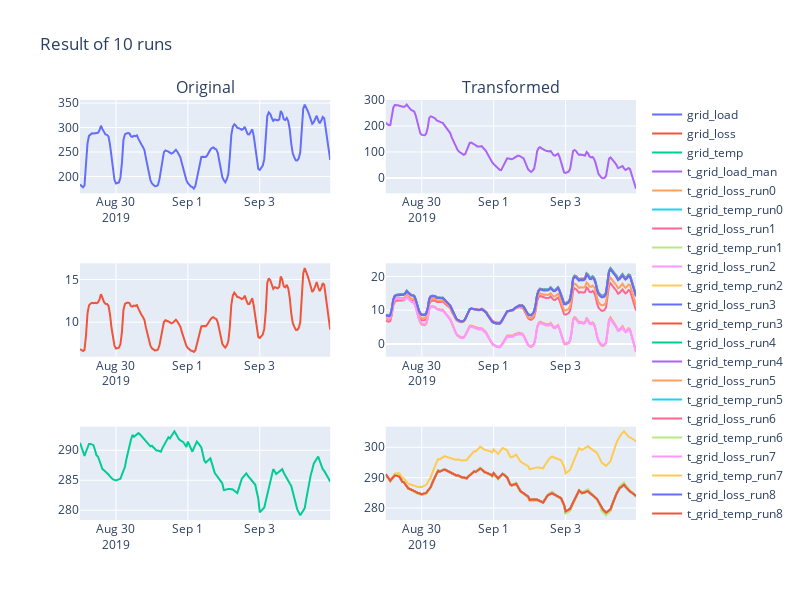

Notebook code cell kept with this figure:
### Markdown cell above
### Aggregate over all runs

### Code cell
fig = make_subplots(rows=3, cols=2, subplot_titles=("Original", "Transformed"))
fig.add_trace(go.Line(x=data[start_ts_index].index, y=data[start_ts_index]["grid1-load"], name="grid_load"), row=1, col=1)
fig.add_trace(go.Line(x=data[start_ts_index].index, y=data[start_ts_index]["grid1-loss"], name="grid_loss"), row=2, col=1)
fig.add_trace(go.Line(x=data[start_ts_index].index, y=data[start_ts_index]["grid1-temp"], name="grid_temp"), row=3, col=1)
fig.add_trace(go.Line(x=data[start_ts_index].index, y=new_mts_runs[0][0], name="t_grid_load_man"), row=1, col=2)
for i in range(len(new_mts_runs)-1):
    fig.add_trace(go.Line(x=data[start_ts_index].index, y=new_mts_runs[i+1][1], name=f"t_grid_loss_run{i}"), row=2, col=2)
    fig.add_trace(go.Line(x=data[start_ts_index].index, y=new_mts_runs[i+1][2], name=f"t_grid_temp_run{i}"), row=3, col=2)
fig.update_layout(height=600, width=800, title_text=f"Result of {num_runs} runs")
fig.show()

### Figure 1 — Plotly figure (JSON) as saved in the notebook; plotly's stock layout.template omitted (floating-point values rounded to 4 significant figures; data arrays with more than 128 entries replaced by an {"elided": "..."} marker saying what was removed)
{"data": [{"name": "grid_load", "type": "scatter", "x": {"elided": "168 str values"}, "xaxis": "x", "y": {"elided": "168 float values"}, "yaxis": "y"}, {"name": "grid_loss", "type": "scatter", "x": {"elided": "168 str values"}, "xaxis": "x3", "y": {"elided": "168 float values"}, "yaxis": "y3"}, {"name": "grid_temp", "type": "scatter", "x": {"elided": "168 str values"}, "xaxis": "x5", "y": {"elided": "168 float values"}, "yaxis": "y5"}, {"name": "t_grid_load_man", "type": "scatter", "x": {"elided": "168 str values"}, "xaxis": "x2", "y": {"elided": "168 float values"}, "yaxis": "y2"}, {"name": "t_grid_loss_run0", "type": "scatter", "x": {"elided": "168 str values"}, "xaxis": "x4", "y": {"elided": "168 float values"}, "yaxis": "y4"}, {"name": "t_grid_temp_run0", "type": "scatter", "x": {"elided": "168 str values"}, "xaxis": "x6", "y": {"elided": "168 float values"}, "yaxis": "y6"}, {"name": "t_grid_loss_run1", "type": "scatter", "x": {"elided": "168 str values"}, "xaxis": "x4", "y": {"elided": "168 float values"}, "yaxis": "y4"}, {"name": "t_grid_temp_run1", "type": "scatter", "x": {"elided": "168 str values"}, "xaxis": "x6", "y": {"elided": "168 float values"}, "yaxis": "y6"}, {"name": "t_grid_loss_run2", "type": "scatter", "x": {"elided": "168 str values"}, "xaxis": "x4", "y": {"elided": "168 float values"}, "yaxis": "y4"}, {"name": "t_grid_temp_run2", "type": "scatter", "x": {"elided": "168 str values"}, "xaxis": "x6", "y": {"elided": "168 float values"}, "yaxis": "y6"}, {"name": "t_grid_loss_run3", "type": "scatter", "x": {"elided": "168 str values"}, "xaxis": "x4", "y": {"elided": "168 float values"}, "yaxis": "y4"}, {"name": "t_grid_temp_run3", "type": "scatter", "x": {"elided": "168 str values"}, "xaxis": "x6", "y": {"elided": "168 float values"}, "yaxis": "y6"}, {"name": "t_grid_loss_run4", "type": "scatter", "x": {"elided": "168 str values"}, "xaxis": "x4", "y": {"elided": "168 float values"}, "yaxis": "y4"}, {"name": "t_grid_temp_run4", "type": "scatter", "x": {"elided": "168 str values"}, "xaxis": "x6", "y": {"elided": "168 float values"}, "yaxis": "y6"}, {"name": "t_grid_loss_run5", "type": "scatter", "x": {"elided": "168 str values"}, "xaxis": "x4", "y": {"elided": "168 float values"}, "yaxis": "y4"}, {"name": "t_grid_temp_run5", "type": "scatter", "x": {"elided": "168 str values"}, "xaxis": "x6", "y": {"elided": "168 float values"}, "yaxis": "y6"}, {"name": "t_grid_loss_run6", "type": "scatter", "x": {"elided": "168 str values"}, "xaxis": "x4", "y": {"elided": "168 float values"}, "yaxis": "y4"}, {"name": "t_grid_temp_run6", "type": "scatter", "x": {"elided": "168 str values"}, "xaxis": "x6", "y": {"elided": "168 float values"}, "yaxis": "y6"}, {"name": "t_grid_loss_run7", "type": "scatter", "x": {"elided": "168 str values"}, "xaxis": "x4", "y": {"elided": "168 float values"}, "yaxis": "y4"}, {"name": "t_grid_temp_run7", "type": "scatter", "x": {"elided": "168 str values"}, "xaxis": "x6", "y": {"elided": "168 float values"}, "yaxis": "y6"}, {"name": "t_grid_loss_run8", "type": "scatter", "x": {"elided": "168 str values"}, "xaxis": "x4", "y": {"elided": "168 float values"}, "yaxis": "y4"}, {"name": "t_grid_temp_run8", "type": "scatter", "x": {"elided": "168 str values"}, "xaxis": "x6", "y": {"elided": "168 float values"}, "yaxis": "y6"}], "layout": {"annotations": [{"font": {"size": 16}, "showarrow": false, "text": "Original", "x": 0.225, "xanchor": "center", "xref": "paper", "y": 1, "yanchor": "bottom", "yref": "paper"}, {"font": {"size": 16}, "showarrow": false, "text": "Transformed", "x": 0.775, "xanchor": "center", "xref": "paper", "y": 1, "yanchor": "bottom", "yref": "paper"}], "height": 600, "title": {"text": "Result of 10 runs"}, "width": 800, "xaxis": {"anchor": "y", "domain": [0, 0.45]}, "xaxis2": {"anchor": "y2", "domain": [0.55, 1]}, "xaxis3": {"anchor": "y3", "domain": [0, 0.45]}, "xaxis4": {"anchor": "y4", "domain": [0.55, 1]}, "xaxis5": {"anchor": "y5", "domain": [0, 0.45]}, "xaxis6": {"anchor": "y6", "domain": [0.55, 1]}, "yaxis": {"anchor": "x", "domain": [0.7778, 1]}, "yaxis2": {"anchor": "x2", "domain": [0.7778, 1]}, "yaxis3": {"anchor": "x3", "domain": [0.3889, 0.6111]}, "yaxis4": {"anchor": "x4", "domain": [0.3889, 0.6111]}, "yaxis5": {"anchor": "x5", "domain": [0, 0.2222]}, "yaxis6": {"anchor": "x6", "domain": [0, 0.2222]}}}
